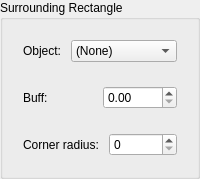
                     <widget class="QGroupBox" name="surRectGroupBox">
                      <property name="title">
                       <string>Surrounding Rectangle</string>
                      </property>
                      <layout class="QVBoxLayout" name="verticalLayout_36">
                       <item>
                        <widget class="QWidget" name="surrObjWidget" native="true">
                         <layout class="QHBoxLayout" name="horizontalLayout_28">
                          <item>
                           <widget class="QLabel" name="surrObjLabel">
                            <property name="text">
                             <string>Object: </string>
                            </property>
                           </widget>
                          </item>
                          <item>
                           <widget class="QComboBox" name="surrObjComboBox">
                            <property name="sizePolicy">
                             <sizepolicy hsizetype="Expanding" vsizetype="Fixed">
                              <horstretch>0</horstretch>
                              <verstretch>0</verstretch>
                             </sizepolicy>
                            </property>
                            <item>
                             <property name="text">
                              <string>(None)</string>
                             </property>
                            </item>
                           </widget>
                          </item>
                         </layout>
                        </widget>
                       </item>
                       <item>
                        <widget class="QWidget" name="surrBuffWidget" native="true">
                         <layout class="QHBoxLayout" name="horizontalLayout_29">
                          <item>
                           <widget class="QLabel" name="surrBuffLabel">
                            <property name="text">
                             <string>Buff: </string>
                            </property>
                           </widget>
                          </item>
                          <item>
                           <widget class="QDoubleSpinBox" name="surrBuffSpinBox">
                            <property name="accelerated">
                             <bool>true</bool>
                            </property>
                            <property name="prefix">
                             <string/>
                            </property>
                            <property name="suffix">
                             <string/>
                            </property>
                           </widget>
                          </item>
                         </layout>
                        </widget>
                       </item>
                       <item>
                        <widget class="QWidget" name="surrRadiusWidget" native="true">
                         <layout class="QHBoxLayout" name="horizontalLayout_30">
                          <item>
                           <widget class="QLabel" name="surrRadiusLabel">
                            <property name="text">
                             <string>Corner radius: </string>
                            </property>
                           </widget>
                          </item>
                          <item>
                           <widget class="QSpinBox" name="surrRadiusSpinBox">
                            <property name="accelerated">
                             <bool>true</bool>
                            </property>
                            <property name="maximum">
                             <number>100</number>
                            </property>
                           </widget>
                          </item>
                         </layout>
                        </widget>
                       </item>
                      </layout>
                     </widget>
